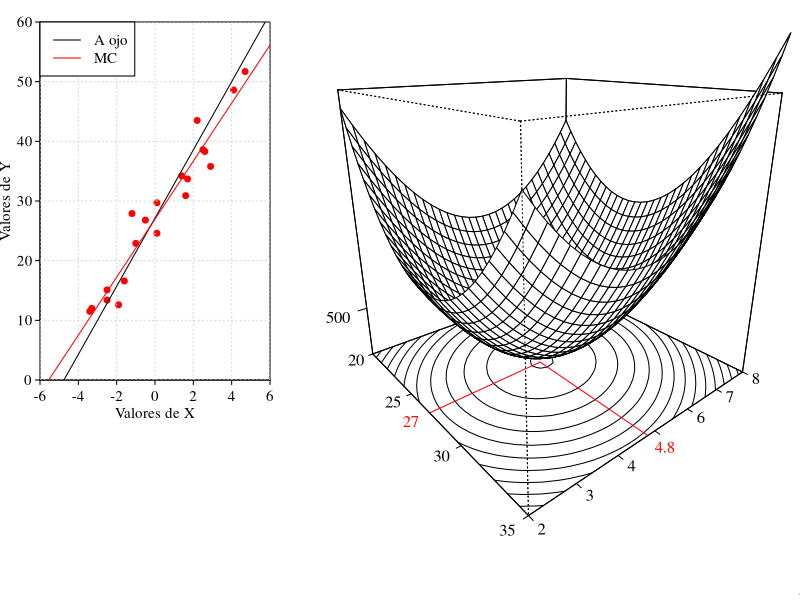

Source code (R):

datos = read.csv2("regresionFuerzaBruta.csv")

png("coeficientesFuerzaBruta.png", width=1800, height=950, res = 300)

par(fig = c(0, 0.35, 0.3, 1), mar = c(2, 2, 1.1, 0.5), family = "serif")

plot(datos$X, datos$Y, xlim = c(-6, 6), ylim = c(0, 60),
     xlab="", ylab="", pch = 19, col = "red",
     cex = 0.8, xaxt = "n", yaxt = "n", xaxs="i", yaxs="i")
axis(side=1, padj=-1.5, tck=-0.02, at=seq(-6, 6, by = 2), cex.axis = 0.9)
axis(side=2, hadj=-0.5, tck=-0.02, at=0, cex.axis = 0.9, las = 1)
axis(side=2, hadj=0.2, tck=-0.02, at=seq(10, 60, 10), cex.axis = 0.9, las = 1)
mtext('Valores de X', side=1, line=1.1, cex=0.9, las=1, family = "serif")
mtext('Valores de Y', side=2, line=1.3, cex=0.9, las=0, family = "serif")


grid()
lines(c(-4.75, 5.75), c(0, 60))
abline(lm(datos$Y~datos$X), col = "red")
legend(-6, 60, legend=c("A ojo", "MC"),
       col=c("black", "red"), lty=1, xpd = NA, cex = 0.9)


sumQ = matrix(rep(NA, 31*31), ncol=31)
for (i in 1:31) {
  b0 = 19.5 + 0.5*i
  for (j in 1:31) {
    b1 = 1.8 + 0.2*j
    sumQ[i, j] = sum((datos$Y - (b0 + b1*datos$X))^2)
  }
}
b0 = seq(20, 35, by=0.5)
b1 = seq(2, 8, by=0.2)

par(fig = c(0.4, 1, 0, 1), mar = c(0.3, 0, 0, 0), new = TRUE)

trans = persp(b0, b1, sumQ, 
              phi = 20, theta = 50, expand = 1,
              zlim = c(0, 2500),
              zlab = "",
              ylab = "b1",
              xlab = "b0",
              ticktype = "detailed",
              axes = FALSE)
    
lines <- contourLines(b0, b1, sumQ)
bottom <- -0
for (i in seq_along(lines)) {
  segment <- lines[[i]]
  lines(trans3d(segment$x, segment$y, bottom, trans))
}
m = which(sumQ == min(sumQ), arr.ind = TRUE)
b0min = 19.5 + 0.5*m[1]
b1min = 1.8 + 0.2*m[2]
lines(trans3d(b0min, seq(2, b1min, by=0.1),  z = 0, trans), col ="red")
lines(trans3d(b0min:35, b1min, z = 0, trans), col ="red")

par(new = TRUE)
persp(b0, b1, sumQ,
      phi = 20, theta = 50, expand = 1,
      zlim = c(0, 2500),
      zlab = "",
      ylab = "b0",
      xlab = "b1",
      ticktype = "detailed",
      axes = FALSE)
axis(side=1, at=5, cex.axis = 0.9)
a = as.character(round(b0min,1))
text(trans3d(27, 1.6, 0,trans), a, col = "red")
b = as.character(b1min)
text(trans3d(36, 4.8, 0,trans), b, col = "red")

a1 = as.character(20)
a2 = as.character(25)
a3 = as.character(30)
a4 = as.character(35)

lines(trans3d(20, seq(1.9, 2, by=0.1),  z = 0, trans), col ="black")
text(trans3d(20, 1.6, 0,trans), a1, col = "black")

lines(trans3d(25, seq(1.9, 2, by=0.1),  z = 0, trans), col ="black")
text(trans3d(25, 1.6, 0,trans), a2, col = "black")

lines(trans3d(30, seq(1.9, 2, by=0.1),  z = 0, trans), col ="black")
text(trans3d(30, 1.6, 0,trans), a3, col = "black")

lines(trans3d(35, seq(1.9, 2, by=0.1),  z = 0, trans), col ="black")
text(trans3d(35, 1.6, 0,trans), a4, col = "black", xpd = NA)

###############

b1 = as.character(2)
b2 = as.character(3)
b3 = as.character(4)
b4 = as.character(5)
b5 = as.character(6)
b6 = as.character(7)
b7 = as.character(8)
bb = c(b1, b2, b3, b4, b5, b6, b7)

for (i in 1:7) {
  lines(trans3d(c(35, 35.3), c(i+1, i+1), z = 0, trans), col ="black")
  if (i !=4) {
    text(trans3d(35.8, i+1, 0,trans), bb[i], col = "black", xpd = NA)
  }
}





###############

c1 = as.character(500)
lines(trans3d(20, seq(1.8, 2, by=0.1),  z = 500, trans), col ="black")
text(trans3d(20, 1.35, 500, trans), c1, col = "black", xpd = NA)



dev.off()

#Ref: https://stackoverflow.com/q uestions/77900826/how-can-i-add-contour-lines-to-a-3d-plot-built-with-persp
